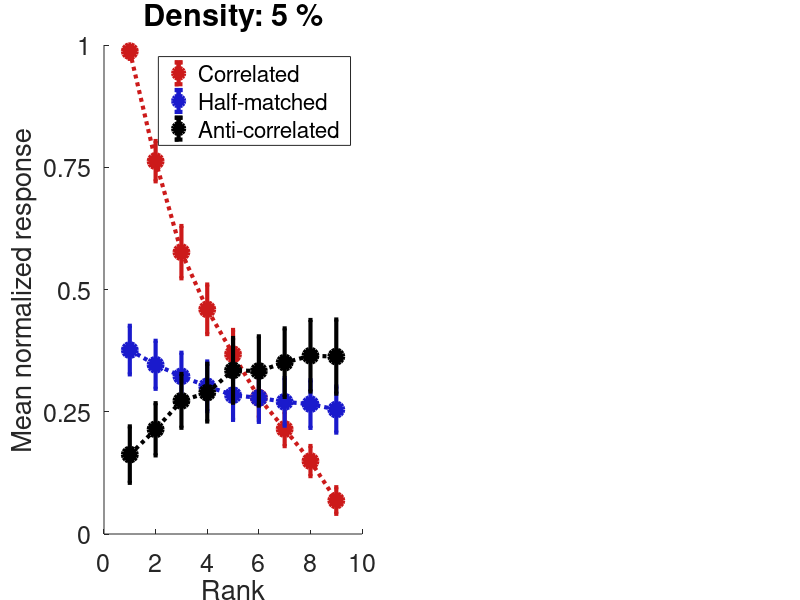

MATLAB code to generate this figure: (Note: this script raises an error after producing the figure.)
function PlotRank(varargin)

    load('CuratedCells.mat');
    
    figure();
    set(gcf,'color','white')
    for d = [1,4];
        
        nCells = length(Base(d).Cells);
        dxLengths = zeros(1,nCells);
        for j = 1:nCells;
            dxLengths(j) = length(Base(d).Cells(j).Dx);
        end

        dxL = min(dxLengths);
        costs = zeros(1,100);
        if d == 1;
            rankData.lowDensity = zeros(nCells,dxL);
        elseif d == 4;
            rankData.highDensity = zeros(nCells,dxL);
        end
        
        correlatedRank = zeros(nCells,dxL);
        halfmatchedRank = zeros(nCells,dxL);
        anticorrelatedRank = zeros(nCells,dxL);
        
        for cell = 1:nCells;
            %% First we compute the rank order for each cell
            
            % Extract and normalize data
            
            correlatedResponse = Base(d).Cells(cell).correlatedResponse;
            halfmatchedResponse = Base(d).Cells(cell).halfmatchedResponse;
            anticorrelatedResponse = Base(d).Cells(cell).anticorrelatedResponse;
            
            [cRank,cIndex] = sort(correlatedResponse,'descend');
            hmRank = halfmatchedResponse(cIndex);
            acRank = anticorrelatedResponse(cIndex);
            
            Dx = Base(d).Cells(cell).Dx;
            
            
            % Resample disparity values
            newDx = linspace(min(Dx),max(Dx),dxL);
            
            cRank2 = interp1(Dx,cRank,newDx);
            hmRank2 = interp1(Dx,hmRank,newDx);
            acRank2 = interp1(Dx,acRank,newDx);
            
            maxC = max([cRank2,hmRank2,acRank2]); minC = min([cRank2,hmRank2,acRank2]);
            correlatedRank(cell,:) = (cRank2-minC)/(maxC-minC);
            halfmatchedRank(cell,:) = (hmRank2-minC)/(maxC-minC);
            anticorrelatedRank(cell,:) = (acRank2-minC)/(maxC-minC);
            

        end
        
        rank = 1:9;
        
        if d == 1;
            subCount = 1;
            maxSub = 2;
        elseif d == 4; 
            subCount = 2;
            maxSub = 2;
        else
            subCount = 3;
            maxSub = 3;
        end
        subplot(1,maxSub,subCount); hold on;

        corrRank = mean(correlatedRank); hmRank = mean(halfmatchedRank); acRank = mean(anticorrelatedRank);
        
        N = size(correlatedRank,1);
        corrSEM = std(correlatedRank)/sqrt(N); hmSEM = std(halfmatchedRank)/sqrt(N); acSEM = std(anticorrelatedRank)/sqrt(N);
        
    
        
        E1=errorbar(rank,corrRank,corrSEM*1.96);
        set(E1,'color',[0.8,0.1,0.1],'marker','o','markerfacecolor',[0.8,0.1,0.1], ...
            'linestyle',':','markersize',10,'linewidth',3);
        E2=errorbar(rank,hmRank,hmSEM*1.96);
        set(E2,'color',[0.1,0.1,0.8],'marker','o','markerfacecolor',[0.1,0.1,0.8], ...
            'linestyle',':','markersize',10,'linewidth',3);
        E3=errorbar(rank,acRank,acSEM*1.96);
        set(E3,'color',[0,0,0],'marker','o','markerfacecolor',[0,0,0], ...
            'linestyle',':','markersize',10,'linewidth',3);
        
        xlabel('Rank','fontsize',20);
        ylabel('Mean normalized response','fontsize',20);
        leg = legend('Correlated','Half-matched','Anti-correlated');
        set(leg,'fontsize',14);
        set(gca,'fontsize',18,'ytick',0:0.25:1);
        title(['Density: ',num2str(Base(d).density),' %'],'fontsize',22);
        ylim([0,1]);
        
    end
    
    
    
    
    

end

function [P,Q] = resampleCell(Cell,K,varargin)

% So what we want to do here:
% Figure out what integers make it so that the length of the 
% disparity tuning curve for Cell ends up being K following resampling.
% We're just doing that with a nested loop as the space is so small
    N = length(Cell.Dx);
    if nargin == 2
        multiplier = 1;
    else
        multiplier = varargin{1};
    end
    
    Ps = 1:(25*multiplier);
    Qs = 1:(25*multiplier);
        
    
    for Q = Qs;
        for P = Ps;
            cost = intCost(N,P,Q,K);
            if cost < 0.001;
                break
            end
        end
        if cost < 0.001;
            break
        end
    end
    
    if cost >= 0.001
        warning('Failed to find a solution; extending the range');
        [P,Q] = resampleCell(Cell,K,multiplier+1);
    end
end

function cost = intCost(N,P,Q,K);
    % Usage: cost = intCost(N,P,Q,K);
    % N: Length of array
    % P: Numerator to be optimized
    % Q: Denominator to be optimized
    % K: Desired length
    % This function is a stepping stone for figuring out
    % how much you have to resample your array in order to
    % get the desired size.
        
    cost = sum((K-N*P/Q).^2);
    %sprintf('Current cost: %2.f',cost)
end

function z = linear_interp(x,y,K);
    assert(length(x) == length(y),'x and y length must match');
    
    
    x_new = linspace(min(x),max(x),K);
    z = zeros(1,K);
    
    
    z(1) = y(1); z(length(x_new)) = y(length(x));
    
    for j = 2:(length(x_new));
        % First identify which point is the closest on either side
        % 
    end
end
